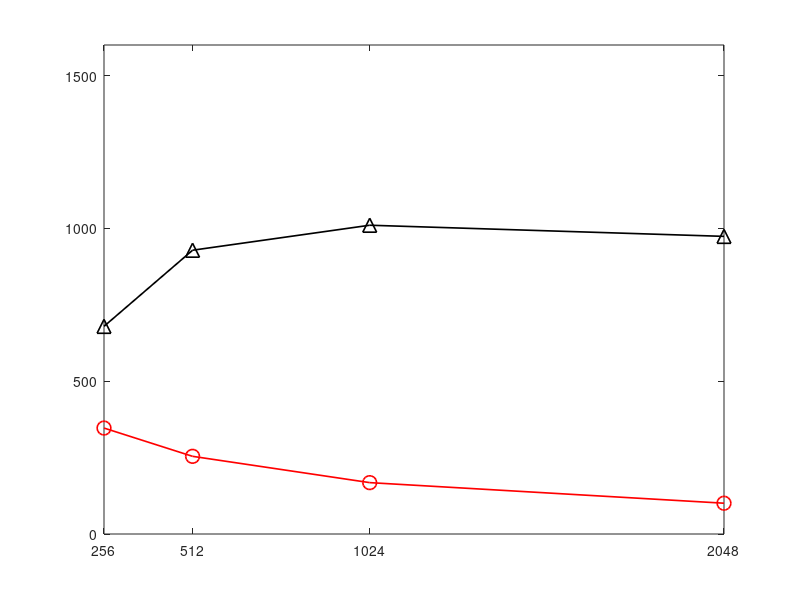

Write MATLAB code to recreate this figure. (Note: this script raises an error after producing the figure.)
function[] = qr_time_to_flops_translation()
    Data_in = dlmread('DATA_in/QR_time_raw_rows_65536_cols_65536_b_sz_start_256_b_sz_end_2048_d_factor_1.250000.txt');

    rows = 2^16;
    cols = 2^16;

    geqrf_gflop = (2 * rows * cols^2 - (2 / 3) * cols^3 + rows * cols + cols^2 + (14 / 3) * cols) / 10^9;

    Data_out = [];
    for i = 1:size(Data_in, 1)
        Data_out(i, 1) = geqrf_gflop / (Data_in(i, 1) / 10^6);  %#ok<AGROW> % ICQRRP
        Data_out(i, 2) = geqrf_gflop / (Data_in(i, 2) / 10^6); %#ok<AGROW> % HQRRP GEQRF
        %Data_out(i, 3) = geqrf_gflop / (Data_in(i, 3) / 10^6); %#ok<AGROW> % HQRRP CholQR
        %Data_out(i, 2) = geqrf_gflop / (Data_in(i, 4) / 10^6); %#ok<AGROW>  % GEQRF
        %Data_out(i, 3) = geqrf_gflop / (Data_in(i, 5) / 10^6); %#ok<AGROW>  % GEQP3
        %Data_out(i, 4) = geqrf_gflop / (Data_in(i, 6) / 10^6); %#ok<AGROW>  % ICQRRP GEQP3
        %Data_out(i, 5) = geqrf_gflop / (Data_in(i, 7) / 10^6); %#ok<AGROW>  % HQRRP
        %Data_in(i, 7)
    end
    Data_out

    x = [256 512 1024 2048];
    plot(x, Data_out(:, 1), '-^', 'Color', 'black', "MarkerSize", 10,'LineWidth', 1.2)
    hold on
    plot(x, Data_out(:, 2), '-o', 'Color', 'red', "MarkerSize", 10,'LineWidth', 1.2)
    hold on
    %plot(x, Data_out(:, 3), '-diamond', 'Color', 'blue', "MarkerSize", 10,'LineWidth', 1.2)
    %hold on
    %plot(x, Data_out(:, 4), '-^', 'Color', '#EDB120', "MarkerSize", 10,'LineWidth', 1.2)
    %hold on
    %plot(x, Data_out(:, 5), '-s', 'Color', 'magenta', "MarkerSize", 10,'LineWidth', 1.2)
    xticks([256 512 1024 2048]);
    xlim([256 2048]);
    ylim([0 1600]);
    ax = gca;
    ax.FontSize = 15; 
    grid on
    %ylabel('GFLOP/s', 'FontSize', 15);
    %xlabel('Block size', 'FontSize', 15); 
    legend('ICQRRP', 'GEQRF', 'GEQP3', 'ICQRRP\_QP3', 'HQRRP')

    %saveas(gcf,'DATA_out/24_threads_QR_time_raw_rows_16384_cols_16384_b_sz_start_256_b_sz_end_2048_d_factor_1.250000.png')
end


